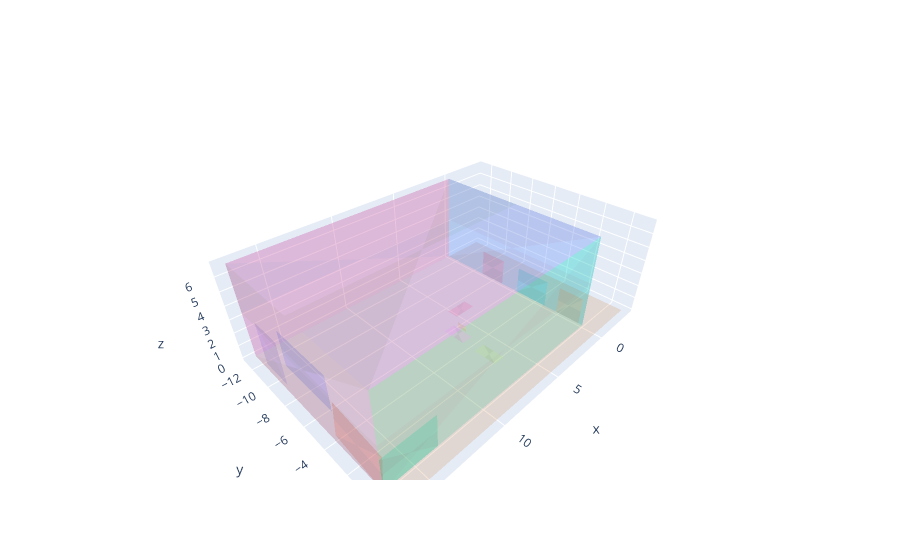

Notebook code for this chart:
### Code cell
import trace1 as G
import plotly.graph_objects as go

fig = go.Figure()
#pcd = o3d.io.read_point_cloud(d.paths[9])
#pcd = o3d.io.read_point_cloud('../limerick_pc.ply')
#G.plot_points(fig, np.array(pcd.points), size=0.3)#############################################
G.plot_surfaces(fig, new_surfaces)

### Figure 1 — Plotly figure (JSON) as saved in the notebook; plotly's stock layout.template omitted (floating-point values rounded to 4 significant figures)
{"data": [{"alphahull": 5, "i": [0, 3], "j": [1, 1], "k": [2, 2], "opacity": 0.2, "type": "mesh3d", "x": [16.8, 16.8, 16.8, 16.8], "y": [-9.161, -11.6, -9.161, -11.6], "z": [3.244, 3.244, 0, 0]}, {"alphahull": 5, "i": [0, 3], "j": [1, 1], "k": [2, 2], "opacity": 0.2, "type": "mesh3d", "x": [16.98, 16.98, 0, 0], "y": [-12.74, -12.74, -12.74, -12.74], "z": [0, 6.765, 0, 6.765]}, {"alphahull": 5, "i": [0, 3], "j": [1, 1], "k": [2, 2], "opacity": 0.2, "type": "mesh3d", "x": [0, 0, 16.98, 16.98], "y": [0, 0, 0, 0], "z": [0, 6.765, 0, 6.765]}, {"alphahull": 5, "i": [0, 3], "j": [1, 1], "k": [2, 2], "opacity": 0.2, "type": "mesh3d", "x": [16.98, 16.98, 16.98, 16.98], "y": [0, 0, -12.74, -12.74], "z": [0, 6.765, 0, 6.765]}, {"alphahull": 5, "i": [0, 3], "j": [1, 1], "k": [2, 2], "opacity": 0.2, "type": "mesh3d", "x": [-3.407, -3.407, 16.98, 16.98], "y": [-12.74, 1.055, -12.74, 1.055], "z": [0, 0, 0, 0]}, {"alphahull": 5, "i": [0, 3], "j": [1, 1], "k": [2, 2], "opacity": 0.2, "type": "mesh3d", "x": [0, 0, 0, 0], "y": [0, 0, -12.74, -12.74], "z": [0, 6.765, 0, 6.765]}, {"alphahull": 5, "i": [0, 3], "j": [1, 1], "k": [2, 2], "opacity": 0.2, "type": "mesh3d", "x": [4.4, 6, 4.4, 6], "y": [-6, -6, -6.8, -6.8], "z": [0.73, 0.73, 0.73, 0.73]}, {"alphahull": 5, "i": [0, 3], "j": [1, 1], "k": [2, 2], "opacity": 0.2, "type": "mesh3d", "x": [6.8, 6.8, 7.6, 7.6], "y": [-1.3, -2.9, -1.3, -2.9], "z": [0.73, 0.73, 0.73, 0.73]}, {"alphahull": 5, "i": [0, 3], "j": [1, 1], "k": [2, 2], "opacity": 0.2, "type": "mesh3d", "x": [6.8, 6.8, 7.6, 7.6], "y": [-3.9, -5.5, -3.9, -5.5], "z": [0.73, 0.73, 0.73, 0.73]}, {"alphahull": 5, "i": [0, 3], "j": [1, 1], "k": [2, 2], "opacity": 0.2, "type": "mesh3d", "x": [6.85, 6.85, 6.85, 6.85], "y": [-4.35, -5.05, -4.35, -5.05], "z": [0.9, 0.9, 1.3, 1.3]}, {"alphahull": 5, "i": [0, 3], "j": [1, 1], "k": [2, 2], "opacity": 0.2, "type": "mesh3d", "x": [16.8, 16.8, 16.8, 16.8], "y": [-4, -4, -8.5, -8.5], "z": [2, 4.5, 2, 4.5]}, {"alphahull": 5, "i": [0, 3], "j": [1, 1], "k": [2, 2], "opacity": 0.2, "type": "mesh3d", "x": [16.98, 16.8, 16.8, 16.62], "y": [0, 0, -4.2, -4.2], "z": [0, 2.4, 0, 2.4]}, {"alphahull": 5, "i": [0, 3], "j": [1, 1], "k": [2, 2], "opacity": 0.2, "type": "mesh3d", "x": [16.98, 13.5, 16.98, 13.5], "y": [0, 0, 0, 0], "z": [0, 0, 2.4, 2.4]}, {"alphahull": 5, "i": [0, 3], "j": [1, 1], "k": [2, 2], "opacity": 0.2, "type": "mesh3d", "x": [0, 0, 16.98, 16.98], "y": [0, -12.74, 0, -12.74], "z": [6.765, 6.765, 6.765, 6.765]}, {"alphahull": 5, "i": [0, 3], "j": [1, 1], "k": [2, 2], "opacity": 0.2, "type": "mesh3d", "x": [0, 0, 0, 0], "y": [-0.3, -2.1, -0.3, -2.1], "z": [0, 0, 2, 2]}, {"alphahull": 5, "i": [0, 3], "j": [1, 1], "k": [2, 2], "opacity": 0.2, "type": "mesh3d", "x": [0, 0, 0, 0], "y": [-3.1, -5.6, -3.1, -5.6], "z": [0, 0, 2, 2]}, {"alphahull": 5, "i": [0, 3], "j": [1, 1], "k": [2, 2], "opacity": 0.2, "type": "mesh3d", "x": [0, 0, 0, 0], "y": [-7, -9, -7, -9], "z": [0, 0, 2, 2]}], "layout": {"scene": {"aspectmode": "data"}}}
